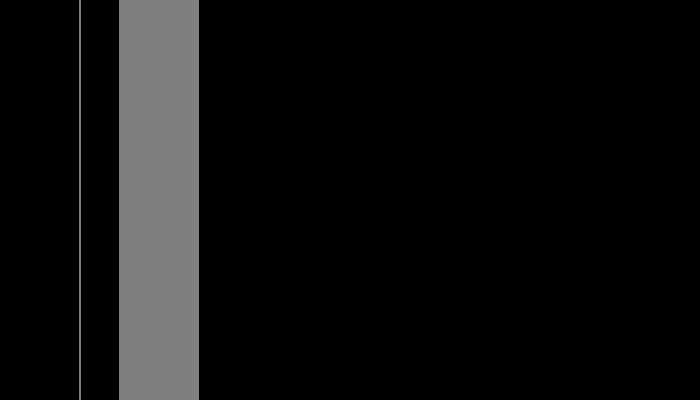
Frame 1 (no input)
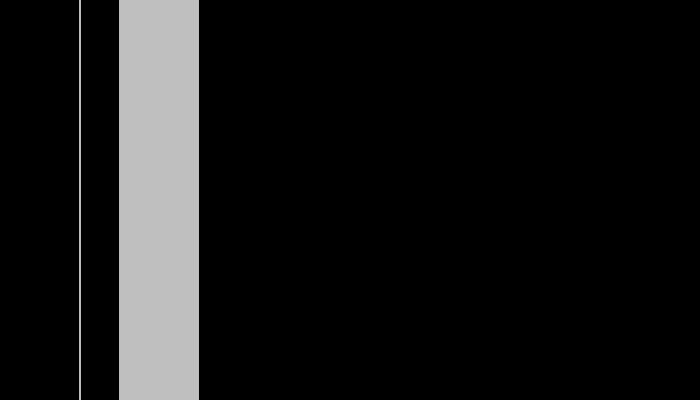
Frame 2 (the mouse pressed at the canvas centre, redrawn once)

The p5.js sketch that drew these frames (run headless with seeded random() and noise() and a simulated clock; the mouse was pressed at the canvas centre and the sketch redrawn once):

// p5.js sketch
// ── sketch.js
let a = 80;

function setup() {
  createCanvas(700, 400);
  background(0);
  stroke(255);
  noLoop();
}

 function draw() {
  line(a, 0, a, height);
  for(let a = 120; a < 200; a +=2) {
    line(a, 0, a, height);
    }
  // let a = 120;
  // while(a < 200) {
  //   line(a, 0, a, height)
  //   a += 2;
  //   }
  }
